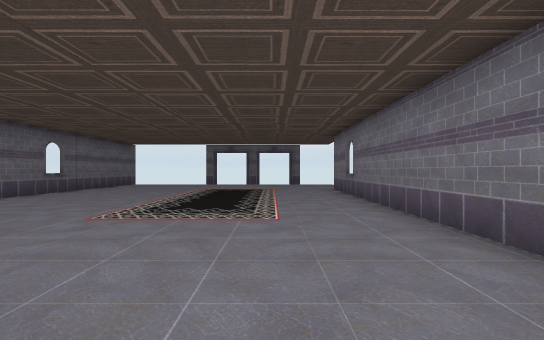
view 1 (above)

13 first-person views from a walk through a Unity game level. The camera is 1.3 m above the floor, looks level and sees 85° across. The floor is counted in squares, 1.64 m on a side. Each view is taken from the middle of a square. On the plan, view 1 faces up. The plan holds only what a view shows up to about 11 squares ahead; the rest is blank. The place goes on beyond the plan. The player character is not drawn. Some animated figures are not drawn. Door leaves are left out, so doorways stand open.

view 2
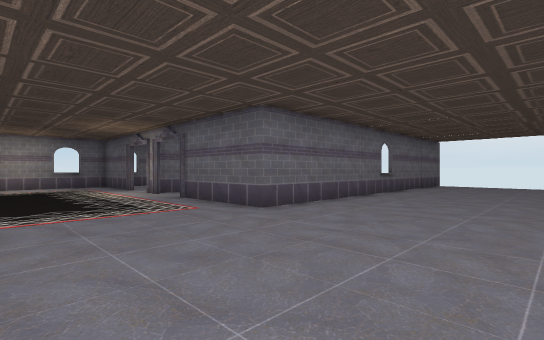

view 3
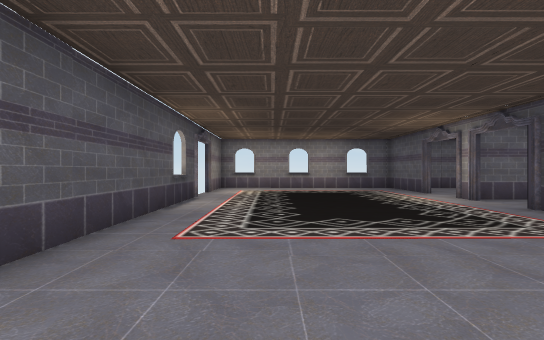

view 4
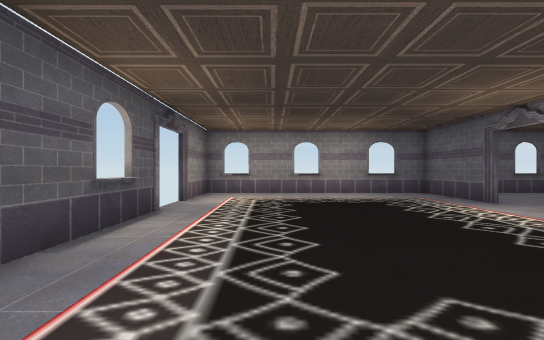

view 5
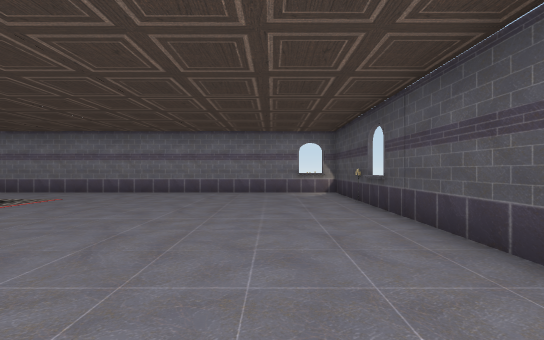

view 6
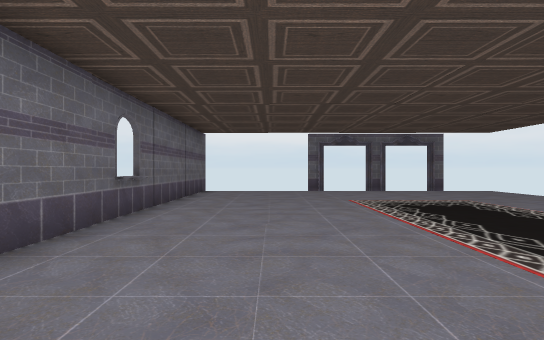

view 7
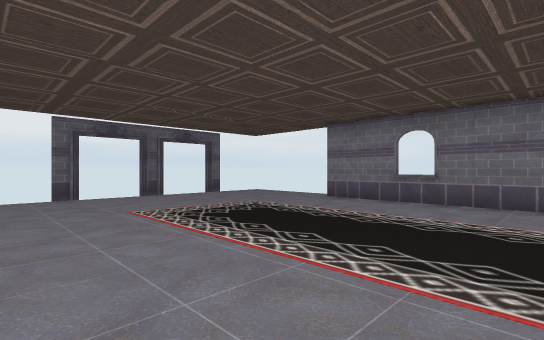

view 8
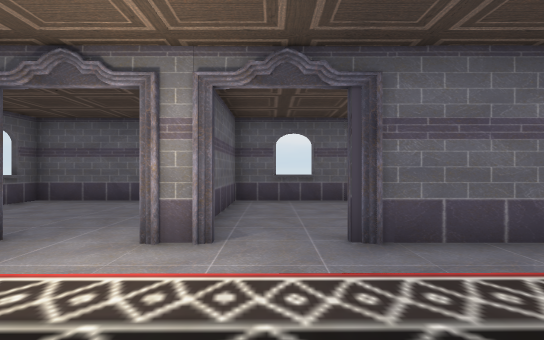

view 9
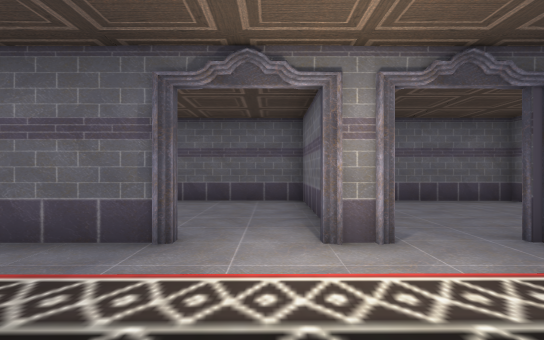

view 10
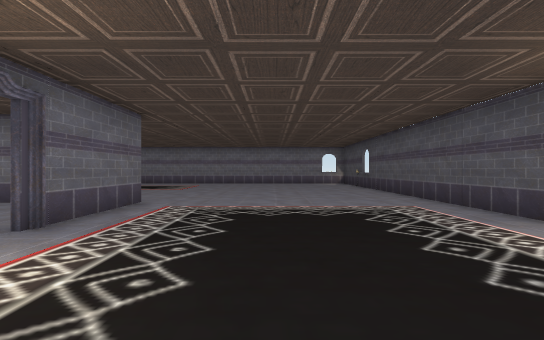

view 11
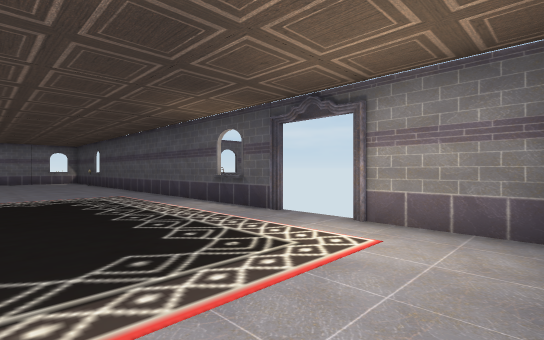

view 12
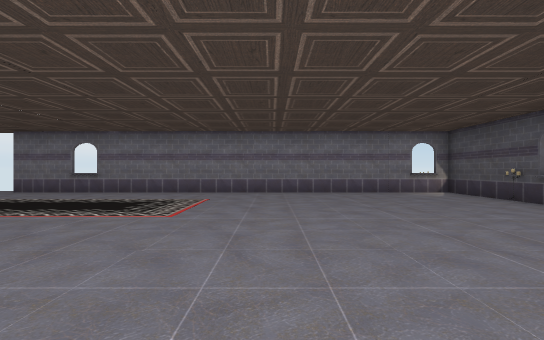

view 13
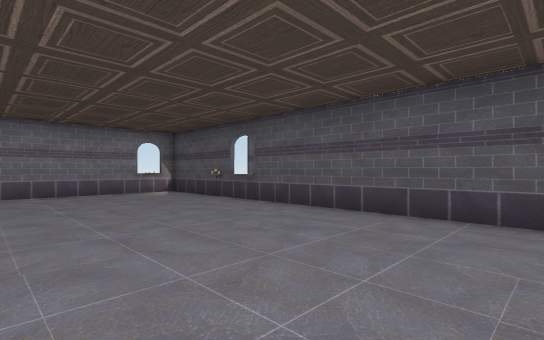

### Floor plan
Ten units are one square. View 1 is at (0, 0); x grows to the right and y downward. Boxes are objects, and circles mark ways between rooms. Rooms are numbered by the first view taken in them; rooms with no view inside come last. Other rooms are left out.
<svg viewBox="-187 -168 217 208">
<path fill="none" stroke="#000" d="M-126 -43 -135 -43M25 15 25 -123M-150 -43 -182 -43 -182 33 -155 33M-76 -160 -76 -43 -111 -43M-30 -163 -36 -163M-6 -163 -14 -163M-140 33 24 33M-132 -59 -132 -88 -182 -88 -182 -67M-77 -74 -77 -88 -130 -88 -130 -45"/>
<rect x="-5" y="25" width="10" height="10" fill="#bbb"><title>other object</title></rect>
<circle cx="-132" cy="-46" r="3" fill="#2a7"/>
<text x="-50" y="-50">1</text>
<text x="-160" y="-70">2</text>
<text x="-100" y="-70">3</text>
</svg>
Room 1 opens to room 3.

Where each view was taken, in squares from view 1:
view 1: 0 up, 0 right, facing up
view 2: 0 up, 3 left, facing up-left
view 3: 1 down, 5 left, facing left
view 4: 1 down, 8 left, facing left
view 5: 1 down, 8 left, facing right
view 6: 5 up, 5 left, facing up
view 7: 7 up, 5 left, facing up-right
view 8: 1 up, 12 left, facing up
view 9: 1 up, 14 left, facing up
view 10: 1 up, 15 left, facing right
view 11: 1 up, 18 left, facing down-right
view 12: 3 up, 8 left, facing right
view 13: 2 up, 8 left, facing down-right
